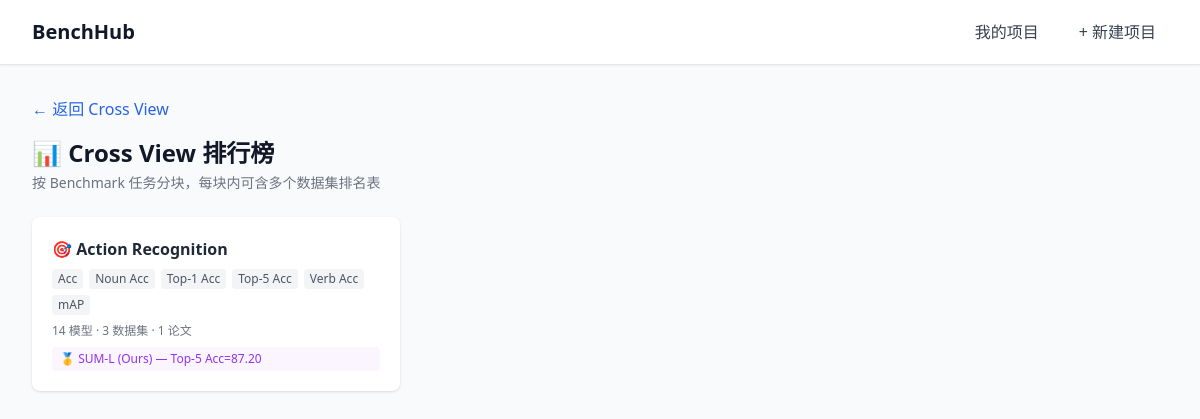
The app's page /projects/3/leaderboards/ with its own data.
### papers/models.py (models this page shows, shortened)
class Session(models.Model):
    name = models.CharField(max_length=100)
    description = models.TextField(blank=True)
    created_at = models.DateTimeField(auto_now_add=True)
    updated_at = models.DateTimeField(auto_now=True)
    class Meta:
        ordering = ['-updated_at']

class ExperimentRecord(models.Model):
    paper = models.ForeignKey(Paper, on_delete=models.CASCADE, related_name='results')
    table_chunk = models.ForeignKey(
        'TableChunk',
        on_delete=models.SET_NULL,
        null=True,
        blank=True,
        related_name='records',
    )
    benchmark = models.CharField(max_length=100, blank=True)
    dataset = models.CharField(max_length=100)
    model_name = models.CharField(max_length=100)
    metric = models.CharField(max_length=50)
    value = models.FloatField()
    is_verified = models.BooleanField(default=False)
    class Meta:
        ordering = ['benchmark', 'dataset', 'model_name']

### papers/views.py (the view)
# urls.py: path('projects/<int:session_id>/leaderboards/', views.leaderboard_list, name='leaderboard_list'),
def leaderboard_list(request, session_id):
    session = get_object_or_404(Session, id=session_id)
    records = ExperimentRecord.objects.select_related('paper', 'table_chunk').filter(
        paper__session=session
    )
    bench_groups = defaultdict(lambda: {'datasets': set(), 'papers': set(), 'models': set(), 'all_records': []})
    for r in records:
        bench = r.benchmark.strip()
        if not bench or bench == '(未指定)':
            continue
        g = bench_groups[bench]
        g['datasets'].add(r.dataset)
        g['papers'].add(r.paper_id)
        g['models'].add(r.model_name)
        g['all_records'].append(r)
    cards = []
    for bench in sorted(bench_groups.keys()):
        g = bench_groups[bench]
        best = max(g['all_records'], key=lambda r: r.value)
        metrics = sorted(set(r.metric for r in g['all_records']))
        cards.append({
            'benchmark': bench,
            'dataset_count': len(g['datasets']),
            'model_count': len(g['models']),
            'paper_count': len(g['papers']),
            'metrics': metrics,
            'best_model': best.model_name,
            'best_value': best.value,
            'best_metric': best.metric,
        })
    return render(request, 'papers/leaderboard_list.html', {
        'session_obj': session,
        'cards': cards,
    })

### templates/papers/leaderboard_list.html (shortened to what this page needs)
{% extends 'base.html' %}
{% block content %}
<div class="mb-4">
    <a href="/projects/{{ session_obj.id }}/" class="text-blue-600 hover:text-blue-800">&larr; 返回 {{ session_obj.name }}</a>
</div>
<div class="mb-6">
    <h1 class="text-2xl font-bold text-gray-900">📊 {{ session_obj.name }} 排行榜</h1>
    <p class="text-sm text-gray-500 mt-1">按 Benchmark 任务分块，每块内可含多个数据集排名表</p>
</div>
{% if cards %}
<div class="grid grid-cols-1 md:grid-cols-2 lg:grid-cols-3 gap-4">
    {% for card in cards %}
    <a href="/projects/{{ session_obj.id }}/leaderboards/detail/?benchmark={{ card.benchmark|urlencode }}"
       class="block bg-white shadow rounded-lg p-5 hover:shadow-md hover:ring-1 hover:ring-purple-300 transition">
        <h3 class="font-bold text-gray-800">🎯 {{ card.benchmark }}</h3>
        <div class="flex flex-wrap gap-1.5 my-2">
            {% for m in card.metrics %}
            <span class="text-xs bg-gray-100 text-gray-600 px-1.5 py-0.5 rounded">{{ m }}</span>
            {% endfor %}
        </div>
        <div class="text-xs text-gray-500">
            {{ card.model_count }} 模型 · {{ card.dataset_count }} 数据集 · {{ card.paper_count }} 论文
        </div>
        <div class="text-xs text-purple-600 bg-purple-50 rounded px-2 py-1 mt-2">
            🥇 {{ card.best_model }} — {{ card.best_metric }}={{ card.best_value|floatformat:2 }}
        </div>
    </a>
    {% endfor %}
</div>
{% else %}
<div class="text-center py-16 bg-white rounded-lg shadow">
    <p class="text-gray-400 text-lg">暂无排行榜数据</p>
    <p class="text-gray-400 text-sm mt-2">上传论文并完成 LLM 提取后，数据将自动汇聚到此页面</p>
</div>
{% endif %}
{% endblock %}

### records on screen
Session: name "Cross View"
ExperimentRecord: benchmark "Action Recognition", metrics "mAP"
ExperimentRecord: metrics "Acc"
ExperimentRecord: metrics "Noun Acc"
ExperimentRecord: metrics "Top-1 Acc"
ExperimentRecord: metrics "Top-5 Acc"
ExperimentRecord: metrics "Verb Acc"
ExperimentRecord: best_model "SUM-L (Ours)", best_metric "Top-5 Acc", best_value "87.20"

### other values on screen
{{ card.model_count }} "14"
{{ card.dataset_count }} "3"
{{ card.paper_count }} "1"
